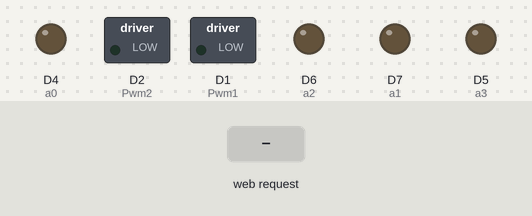
A sketch run on a simulated ESP8266 (NodeMCU). Parts: switched loads named in the sketch (green lamp = pin HIGH), output pins drawn as LEDs (lit = HIGH). The test bench sets the inputs (shaded band). WiFi joins after 1.5 s; servers stay silent unless stated; what the sketch prints to the serial monitor is not drawn.

Above: at 2.7 s.
2.8 s: HTTP request GET /forward received
At 4.0 s:
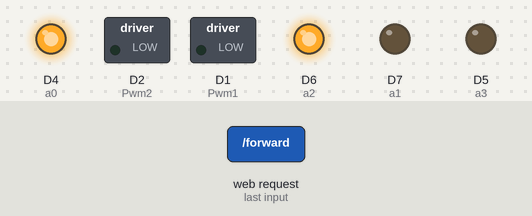
4.3 s: HTTP request GET /reverse received
At 5.4 s:
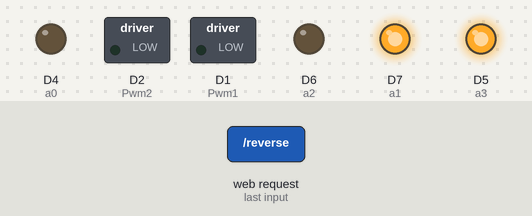
5.8 s: HTTP request GET /left received
At 6.5 s:
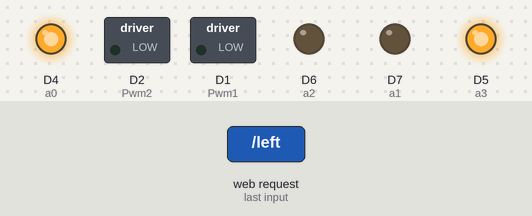
7.3 s: HTTP request GET /right received
At 7.6 s:
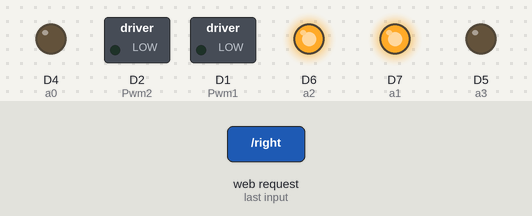
8.8 s: HTTP request GET /speed25 received
At 10.0 s:
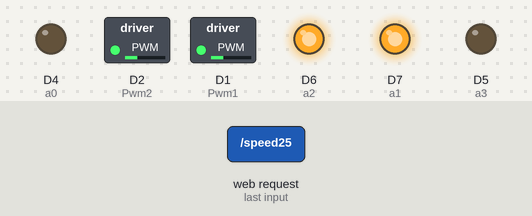
10.3 s: HTTP request GET /stop received
At 11.1 s:
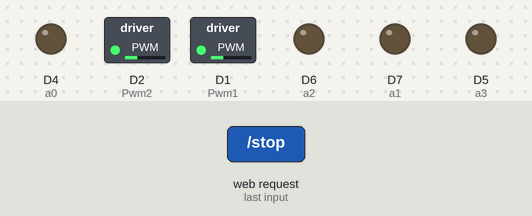
Timing chart, 0 to 12.8 s (numbered marks = the images above; inputs shaded):
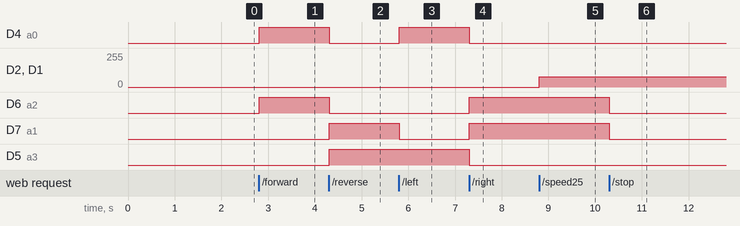

Measured:
- after the input at 2.8 s, D4 (a0), D6 (a2): LOW → HIGH at once
- after the input at 4.3 s, D4 (a0), D6 (a2): HIGH → LOW at once; D7 (a1), D5 (a3): LOW → HIGH at once
- after the input at 5.8 s, D4 (a0): LOW → HIGH at once; D7 (a1): HIGH → LOW at once
- after the input at 7.3 s, D4 (a0), D5 (a3): HIGH → LOW at once; D6 (a2), D7 (a1): LOW → HIGH at once
- after the input at 8.8 s, D2 (Pwm2), D1 (Pwm1): 0/255 → 77/255 at once
- after the input at 10.3 s, D6 (a2), D7 (a1): HIGH → LOW at once

The sketch:

RollerBotWeb.ino
```cpp
/*********
  Rui Santos
  Complete project details at http://randomnerdtutorials.com
*********/

// Load Wi-Fi library
#include <ESP8266WiFi.h>

// Replace with your network credentials
const char* ssid     = "greenacres";
const char* password = "23skid00";

uint8_t Pwm1 = D1; //Nodemcu PWM pin
uint8_t Pwm2 = D2; //Nodemcu PWM pin

//Seven segment pins attachecd with nodemcu pins
int a0 = 2;  //Gpio-15 of nodemcu esp8266
int a1 = 13;  //Gpio-13 of nodemcu esp8266
int a2 = 12;  //Gpio-12 of nodemcu esp8266
int a3 = 14;  //Gpio-14 of nodemcu esp8266

 char* dir = "stop";
 int vel = 1023;

// Set web server port number to 80
WiFiServer server(80);

// Variable to store the HTTP request
String header;


// Current time
unsigned long currentTime = millis();
// Previous time
unsigned long previousTime = 0;
// Define timeout time in milliseconds (example: 2000ms = 2s)
const long timeoutTime = 2000;

void setup() {
  Serial.begin(115200);

  pinMode(a0, OUTPUT);
  pinMode(a1, OUTPUT);
  pinMode(a2, OUTPUT);
  pinMode(a3, OUTPUT);

  digitalWrite(a0, LOW); //Stop first motor
  digitalWrite(a1, LOW);

  digitalWrite(a2, LOW); //Stop second motor
  digitalWrite(a3, LOW);

  // Connect to Wi-Fi network with SSID and password
  Serial.print("Connecting to ");
  Serial.println(ssid);
  WiFi.hostname("rollerbot");
  WiFi.begin(ssid, password);
  while (WiFi.status() != WL_CONNECTED) {
    delay(500);
    Serial.print(".");
  }
  // Print local IP address and start web server
  Serial.println("");
  Serial.println("WiFi connected.");
  Serial.println("IP address: ");
  Serial.println(WiFi.localIP());
  server.begin();
}

void loop(){
  WiFiClient client = server.available();   // Listen for incoming clients

  if (client) {                             // If a new client connects,
    Serial.println("New Client.");          // print a message out in the serial port
    String currentLine = "";                // make a String to hold incoming data from the client
    currentTime = millis();
    previousTime = currentTime;
    while (client.connected() && currentTime - previousTime <= timeoutTime) { // loop while the client's connected
      currentTime = millis();
      if (client.available()) {             // if there's bytes to read from the client,
        char c = client.read();             // read a byte, then
        Serial.write(c);                    // print it out the serial monitor
        header += c;
        if (c == '\n') {                    // if the byte is a newline character
          // if the current line is blank, you got two newline characters in a row.
          // that's the end of the client HTTP request, so send a response:
          if (currentLine.length() == 0) {
            // HTTP headers always start with a response code (e.g. HTTP/1.1 200 OK)
            // and a content-type so the client knows what's coming, then a blank line:
            client.println("HTTP/1.1 200 OK");
            client.println("Content-type:text/html");
            client.println("Connection: close");
            client.println();

            // turns the GPIOs on and off
            if (header.indexOf("GET /forward") >= 0) {
              digitalWrite(a0, HIGH); //Start first motor
              digitalWrite(a1, LOW);

              digitalWrite(a2, HIGH); //Start second motor
              digitalWrite(a3, LOW);
              Serial.println("forward");
              dir = "forward";
            } else if (header.indexOf("GET /reverse") >= 0) {
              digitalWrite(a0, LOW); //Start first motor
              digitalWrite(a1, HIGH);

              digitalWrite(a2, LOW); //Start second motor
              digitalWrite(a3, HIGH);
              Serial.println("reverse");
              dir = "reverse";
            } else if (header.indexOf("GET /left") >= 0) {
              digitalWrite(a0, HIGH); //Start first motor
              digitalWrite(a1, LOW);

              digitalWrite(a2, LOW); //Start second motor
              digitalWrite(a3, HIGH);
              Serial.println("left");
              dir = "left";
            } else if (header.indexOf("GET /right") >= 0) {
              digitalWrite(a0, LOW); //Start first motor
              digitalWrite(a1, HIGH);

              digitalWrite(a2, HIGH); //Start second motor
              digitalWrite(a3, LOW);
              Serial.println("right");
              dir = "right";
            } else if (header.indexOf("GET /stop") >= 0) {
              digitalWrite(a0, LOW); //Stop first motor
              digitalWrite(a1, LOW);

              digitalWrite(a2, LOW); //Stop second motor
              digitalWrite(a3, LOW);
              Serial.println("stop");
              dir = "stop";
            } else if (header.indexOf("GET /speed25") >= 0) {
              analogWrite(Pwm1, 312);
              analogWrite(Pwm2, 312);
              Serial.println("25% Speed");
              vel = 312;
            } else if (header.indexOf("GET /speed50") >= 0) {
              analogWrite(Pwm1, 512);
              analogWrite(Pwm2, 512);
              Serial.println("50% Speed");
              vel = 512;
            } else if (header.indexOf("GET /speed75") >= 0) {
              analogWrite(Pwm1, 767);
              analogWrite(Pwm2, 767);
              Serial.println("75% Speed");
              vel = 767;
            } else if (header.indexOf("GET /speed100") >= 0) {
              analogWrite(Pwm1, 1023);
              analogWrite(Pwm2, 1023);
              Serial.println("25% Speed");
              vel = 1023;
            }

            // Display the HTML web page
            client.println("<!DOCTYPE html><html>");
            client.println("<head><meta name=\"viewport\" content=\"width=device-width, initial-scale=1\">");
            client.println("<link rel=\"icon\" href=\"data:,\">");
            // CSS to style the on/off buttons
            // Feel free to change the background-color and font-size attributes to fit your preferences
            client.println("<style>html { font-family: Helvetica; display: inline-block; margin: 0px auto; text-align: center;}");
            client.println(".button { background-color: #195B6A; border: none; color: white; padding: 16px 40px;");
            client.println("text-decoration: none; font-size: 30px; margin: 2px; cursor: pointer;}");
            client.println(".button2 {background-color: #77878A;}</style></head>");

            // Web Page Heading
            client.println("<body><h1>Rollerbot</h1>");

            // Display current state, and ON/OFF buttons for forward
            client.println("<p>Forward</p>");
            // If the dir is not forward, it displays the ON button
            if (dir!="forward") {
              client.println("<p><a href=\"/forward\"><button class=\"button\">ON</button></a></p>");
            } else {
              client.println("<p><a href=\"/stop\"><button class=\"button button2\">OFF</button></a></p>");
            }

            // Display current state, and ON/OFF buttons for reverse
            client.println("<p>Reverse</p>");
            // If the dir is not reverse, it displays the ON button
            if (dir != "reverse") {
              client.println("<p><a href=\"/reverse\"><button class=\"button\">ON</button></a></p>");
            } else {
              client.println("<p><a href=\"/stop\"><button class=\"button button2\">OFF</button></a></p>");
            }

            // Display current state, and ON/OFF buttons for left
            client.println("<p>Left</p>");
            // If the dir is not left, it displays the ON button
            if (dir != "left") {
              client.println("<p><a href=\"/left\"><button class=\"button\">ON</button></a></p>");
            } else {
              client.println("<p><a href=\"/stop\"><button class=\"button button2\">OFF</button></a></p>");
            }

            // Display current state, and ON/OFF buttons for right
            client.println("<p>Right</p>");
            // If the dir is not right, it displays the ON button
            if (dir != "right") {
              client.println("<p><a href=\"/right\"><button class=\"button\">ON</button></a></p>");
            } else {
              client.println("<p><a href=\"/stop\"><button class=\"button button2\">OFF</button></a></p>");
            }
            // Speed buttons
            if (vel != 312) {
              client.println("<p><a href=\"/speed25\"><button class=\"button\">25%</button></a></p>");
            } else {
              client.println("<p><a href=\"/speed25\"><button class=\"button button2\">25%</button></a></p>");
            }
            if (vel != 512) {
              client.println("<p><a href=\"/speed50\"><button class=\"button\">50%</button></a></p>");
            } else {
              client.println("<p><a href=\"/speed50\"><button class=\"button button2\">50%</button></a></p>");
            }
            if (vel != 767) {
              client.println("<p><a href=\"/speed75\"><button class=\"button\">75%</button></a></p>");
            } else {
              client.println("<p><a href=\"/speed75\"><button class=\"button button2\">75%</button></a></p>");
            }
            if (vel != 1023) {
              client.println("<p><a href=\"/speed100\"><button class=\"button\">100%</button></a></p>");
            } else {
              client.println("<p><a href=\"/speed100\"><button class=\"button button2\">100%</button></a></p>");
            }
            client.println("</body></html>");

            // The HTTP response ends with another blank line
            client.println();
            // Break out of the while loop
            break;
          } else { // if you got a newline, then clear currentLine
            currentLine = "";
          }
        } else if (c != '\r') {  // if you got anything else but a carriage return character,
          currentLine += c;      // add it to the end of the currentLine
        }
      }
    }
    // Clear the header variable
    header = "";
    // Close the connection
    client.stop();
    Serial.println("Client disconnected.");
    Serial.println("");
  }
}
```
